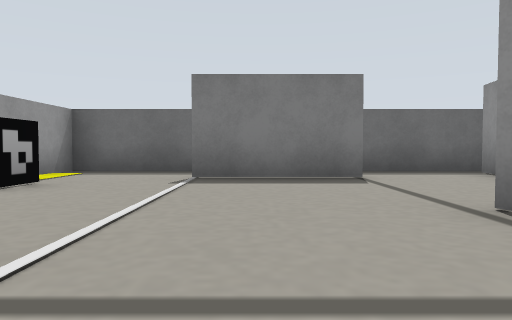
[1] (above)

18 first-person views from a walk through a Gazebo world. The camera is 0.09 m above the floor, tilts 2° down and sees 70° across. The lines on the ground mark 1 m squares. The floor is counted in squares, 0.2 m on a side. Each view is taken from the middle of a square. On the plan, view 1 faces up. The plan holds only what a view shows up to about 9 squares ahead; the rest is blank.

[2]
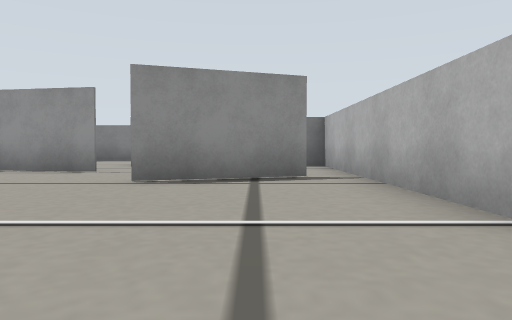

[3]
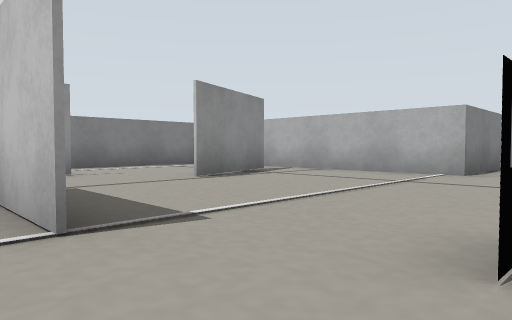

[4]
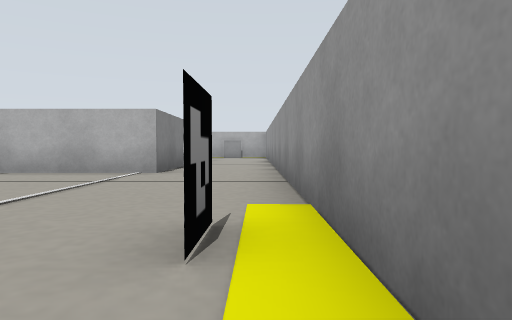

[5]
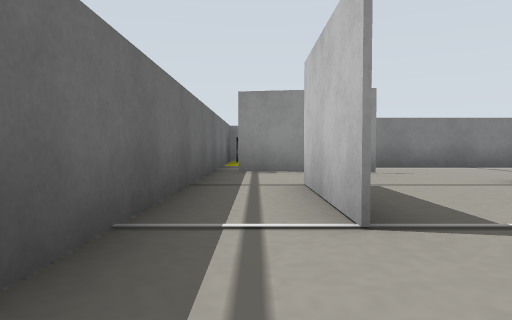

[6]
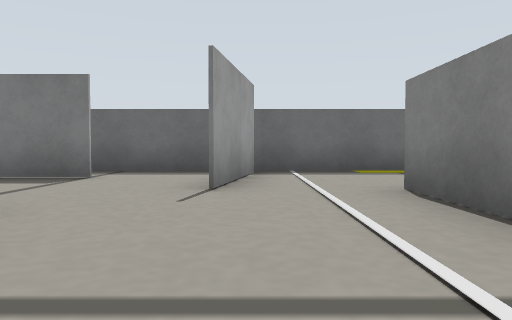

[7]
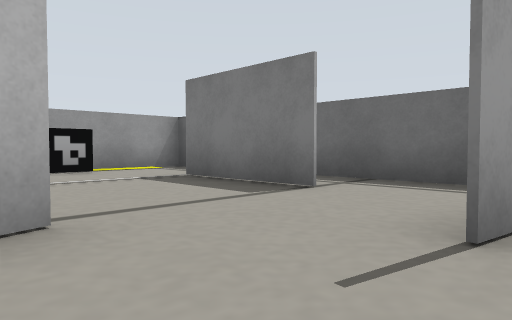

[8]
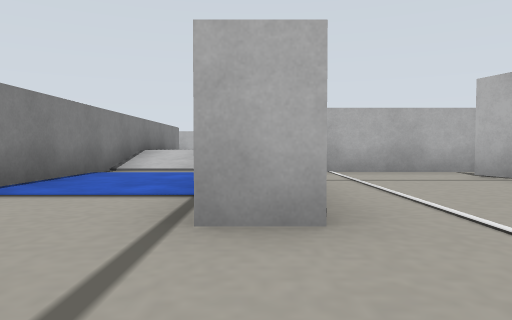

[9]
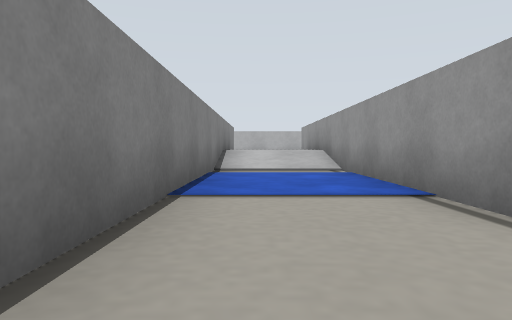

[10]
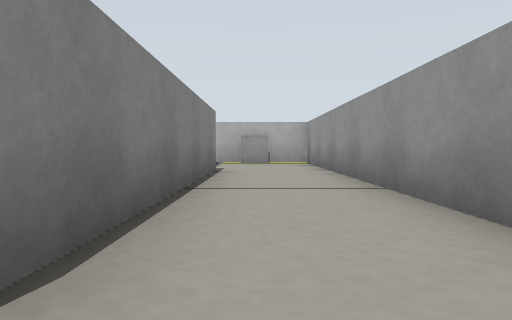

[11]
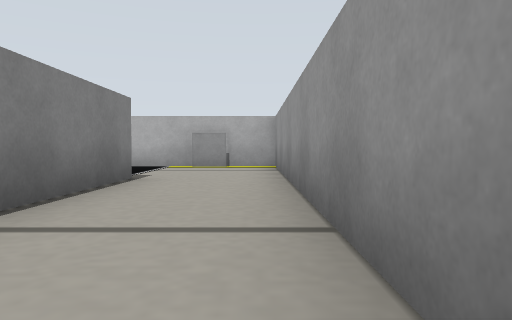

[12]
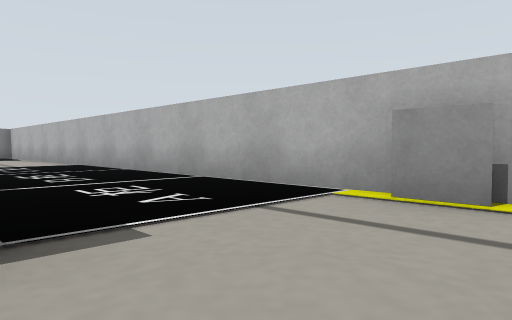

[13]
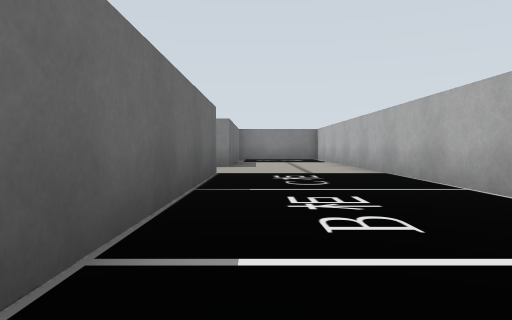

[14]
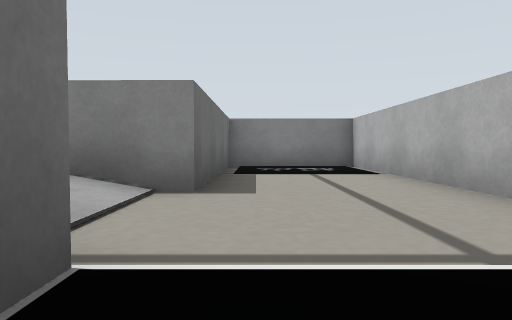

[15]
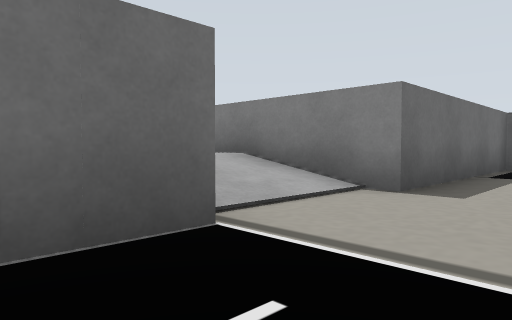

[16]
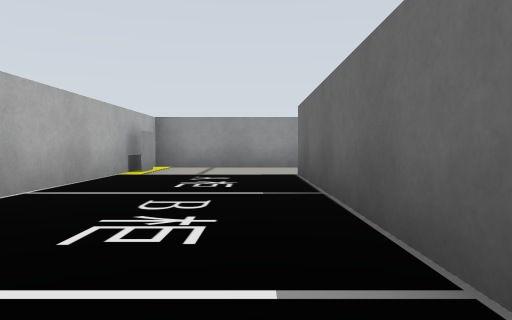

[17]
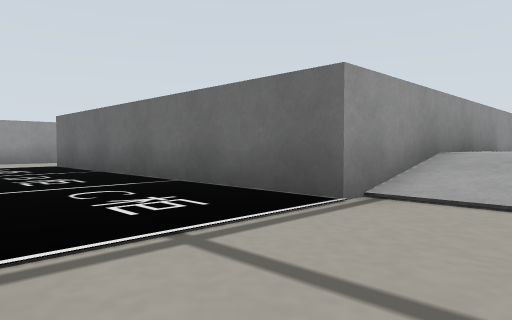

[18]
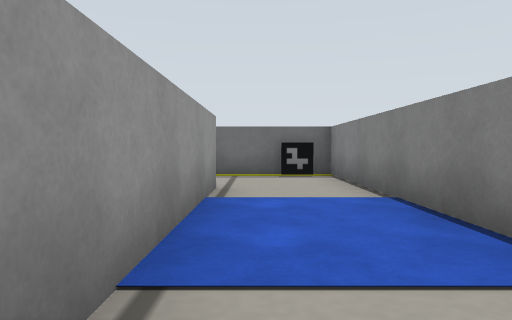

### Floor plan
Key: @ floor where view 1 was taken; # wall or solid block; x gap in a wall; . floor; / step, stairs or slope; B barrier; M marker.
Columns run from 4 left of view 1 to 14 right of it. Each row starts with its distance up from view 1.
  7 ############M#
  6 #.......B....#
  5 #...BB..B....#
  4 #M......B....#
  3 #.........#..#
  2 #.....B...#..#
  1 #.....B...#..#
  0 #...@.x...#..#
 -1 #..########//#
 -2 #..#      #/ #
 -3 #..#      #  #
 -4 #..#      #  #
 -5 #..#      #  #
 -6 #..#      #  #
 -7 #..########//######
 -8 #.................#
 -9 #.................#
-10 #.M...............#
-11 ###################

Positions as (right, up) in squares from view 1, and headings:
1: (0, 0), facing up
2: (-3, 1), facing right
3: (-3, 6), facing down-right
4: (-3, 6), facing down
5: (-3, 6), facing right
6: (4, 0), facing up
7: (4, 2), facing up-left
8: (6, 6), facing down
9: (8, 6), facing down
10: (-2, 0), facing down
11: (-3, -2), facing down
12: (-3, -7), facing down-right
13: (0, -8), facing right
14: (5, -8), facing right
15: (5, -9), facing up-right
16: (5, -8), facing left
17: (8, -10), facing up-left
18: (7, -2), facing up
